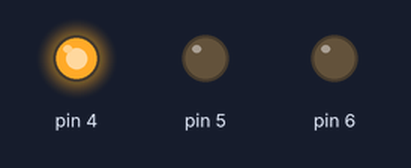
This sketch was run on a simulated Arduino Uno, built with avr-gcc and run on an emulated ATmega328P. On the bench: output pins drawn as LEDs (lit = HIGH).

Above: at 0.2 s.
At 0.7 s:
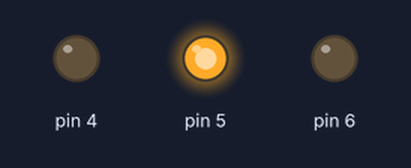
At 3.5 s:
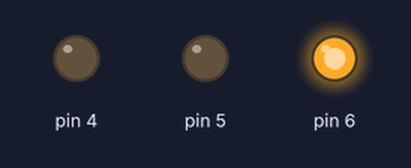
Timing chart, 0 to 4.6 s (numbered marks = the images above):
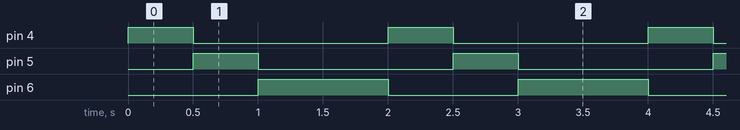

Measured:
- by itself, pin 4, pin 5: alternates HIGH for 0.50 s and LOW for 1.5 s
- by itself, pin 6: alternates HIGH for 1.0 s and LOW for 1.0 s
- by itself, everything shown: repeats every 2.0 s, in 3 steps

The sketch:

Clase51.ino
```cpp
void setup()
{
    pinMode(4, OUTPUT);
    pinMode(5, OUTPUT);
    pinMode(6, OUTPUT);
}

void loop()
{
    digitalWrite(4, HIGH);
    digitalWrite(6, LOW);
    delay(500); // Wait for 500 millisecond(s)
    digitalWrite(4, LOW);
    digitalWrite(5, HIGH);
    delay(500); // Wait for 500 millisecond(s)
    digitalWrite(5, LOW);
    digitalWrite(6, HIGH);
    delay(1000); // Wait for 1000 millisecond(s)
}
```
